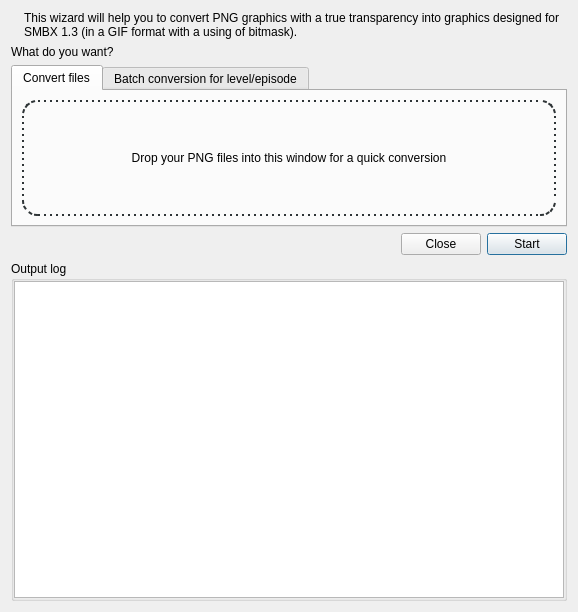
<?xml version="1.0" encoding="UTF-8"?>
<ui version="4.0">
 <class>PNG2GIFs</class>
 <widget class="QDialog" name="PNG2GIFs">
  <property name="geometry">
   <rect>
    <x>0</x>
    <y>0</y>
    <width>578</width>
    <height>612</height>
   </rect>
  </property>
  <property name="acceptDrops">
   <bool>true</bool>
  </property>
  <property name="windowTitle">
   <string>Convert PNG into masked GIFs</string>
  </property>
  <property name="windowIcon">
   <iconset resource="../_resources/maintainer.qrc">
    <normaloff>:/maintainer.ico</normaloff>:/maintainer.ico</iconset>
  </property>
  <layout class="QGridLayout" name="gridLayout_2" rowstretch="0,0,0,0,10000" columnstretch="0,100,0,0">
   <item row="3" column="3">
    <widget class="QPushButton" name="doMadJob">
     <property name="text">
      <string>Start</string>
     </property>
    </widget>
   </item>
   <item row="4" column="0" colspan="4">
    <widget class="QGroupBox" name="groupBox">
     <property name="title">
      <string>Output log</string>
     </property>
     <layout class="QGridLayout" name="gridLayout">
      <property name="leftMargin">
       <number>0</number>
      </property>
      <property name="topMargin">
       <number>0</number>
      </property>
      <property name="rightMargin">
       <number>0</number>
      </property>
      <property name="bottomMargin">
       <number>0</number>
      </property>
      <property name="spacing">
       <number>0</number>
      </property>
      <item row="0" column="0">
       <widget class="QTextBrowser" name="outputLog">
        <property name="font">
         <font>
          <family>Monospace</family>
          <pointsize>8</pointsize>
         </font>
        </property>
       </widget>
      </item>
     </layout>
    </widget>
   </item>
   <item row="3" column="2">
    <widget class="QPushButton" name="closeBox">
     <property name="text">
      <string>Close</string>
     </property>
    </widget>
   </item>
   <item row="0" column="1" colspan="3">
    <widget class="QLabel" name="label">
     <property name="text">
      <string>This wizard will help you to convert PNG graphics with a true transparency into graphics designed for SMBX 1.3 (in a GIF format with a using of bitmask).</string>
     </property>
     <property name="alignment">
      <set>Qt::AlignLeading|Qt::AlignLeft|Qt::AlignTop</set>
     </property>
     <property name="wordWrap">
      <bool>true</bool>
     </property>
    </widget>
   </item>
   <item row="0" column="0">
    <widget class="QLabel" name="picture">
     <property name="text">
      <string/>
     </property>
     <property name="pixmap">
      <pixmap resource="../_resources/maintainer.qrc">:/tools/cat_png2gif_128.png</pixmap>
     </property>
    </widget>
   </item>
   <item row="1" column="0" colspan="4">
    <widget class="QLabel" name="label_2">
     <property name="text">
      <string>What do you want?</string>
     </property>
    </widget>
   </item>
   <item row="2" column="0" colspan="4">
    <widget class="QTabWidget" name="whatToConvert">
     <property name="currentIndex">
      <number>0</number>
     </property>
     <widget class="QWidget" name="filesTab">
      <attribute name="title">
       <string>Convert files</string>
      </attribute>
      <layout class="QGridLayout" name="gridLayout_4">
       <item row="0" column="0">
        <widget class="QLabel" name="filesDropArea">
         <property name="acceptDrops">
          <bool>true</bool>
         </property>
         <property name="styleSheet">
          <string notr="true">border-color: rgb(46, 52, 54);
border-style: dotted;
border-width: 2px;
color: black;
border-radius: 15px;</string>
         </property>
         <property name="text">
          <string>Drop your PNG files into this window for a quick conversion</string>
         </property>
         <property name="alignment">
          <set>Qt::AlignCenter</set>
         </property>
        </widget>
       </item>
      </layout>
     </widget>
     <widget class="QWidget" name="episode">
      <attribute name="title">
       <string>Batch conversion for level/episode</string>
      </attribute>
      <layout class="QGridLayout" name="gridLayout_3">
       <item row="0" column="0" colspan="2">
        <widget class="QLabel" name="label_3">
         <property name="text">
          <string>Input directory (for example, an episode root or level custom folder):</string>
         </property>
        </widget>
       </item>
       <item row="3" column="0" colspan="2">
        <widget class="QCheckBox" name="flagRemoveOld">
         <property name="text">
          <string>Remove source images after conversion</string>
         </property>
        </widget>
       </item>
       <item row="1" column="1">
        <widget class="QPushButton" name="inPathBrowse">
         <property name="text">
          <string>Browse...</string>
         </property>
        </widget>
       </item>
       <item row="1" column="0">
        <widget class="QLineEdit" name="inPath">
         <property name="placeholderText">
          <string>Path to an input directory with a source data</string>
         </property>
        </widget>
       </item>
       <item row="2" column="0" colspan="2">
        <widget class="QLabel" name="label_4">
         <property name="font">
          <font>
           <weight>75</weight>
           <bold>true</bold>
          </font>
         </property>
         <property name="text">
          <string>Flags</string>
         </property>
        </widget>
       </item>
       <item row="4" column="0" colspan="2">
        <widget class="QCheckBox" name="flagScanSubdirs">
         <property name="text">
          <string>Process all content of subdirectories</string>
         </property>
         <property name="checked">
          <bool>true</bool>
         </property>
        </widget>
       </item>
      </layout>
     </widget>
    </widget>
   </item>
   <item row="3" column="0" colspan="2">
    <spacer name="horizontalSpacer">
     <property name="orientation">
      <enum>Qt::Horizontal</enum>
     </property>
     <property name="sizeHint" stdset="0">
      <size>
       <width>40</width>
       <height>20</height>
      </size>
     </property>
    </spacer>
   </item>
  </layout>
 </widget>
 <resources>
  <include location="../_resources/maintainer.qrc"/>
 </resources>
 <connections>
  <connection>
   <sender>closeBox</sender>
   <signal>clicked()</signal>
   <receiver>PNG2GIFs</receiver>
   <slot>close()</slot>
   <hints>
    <hint type="sourcelabel">
     <x>318</x>
     <y>302</y>
    </hint>
    <hint type="destinationlabel">
     <x>238</x>
     <y>298</y>
    </hint>
   </hints>
  </connection>
 </connections>
</ui>
